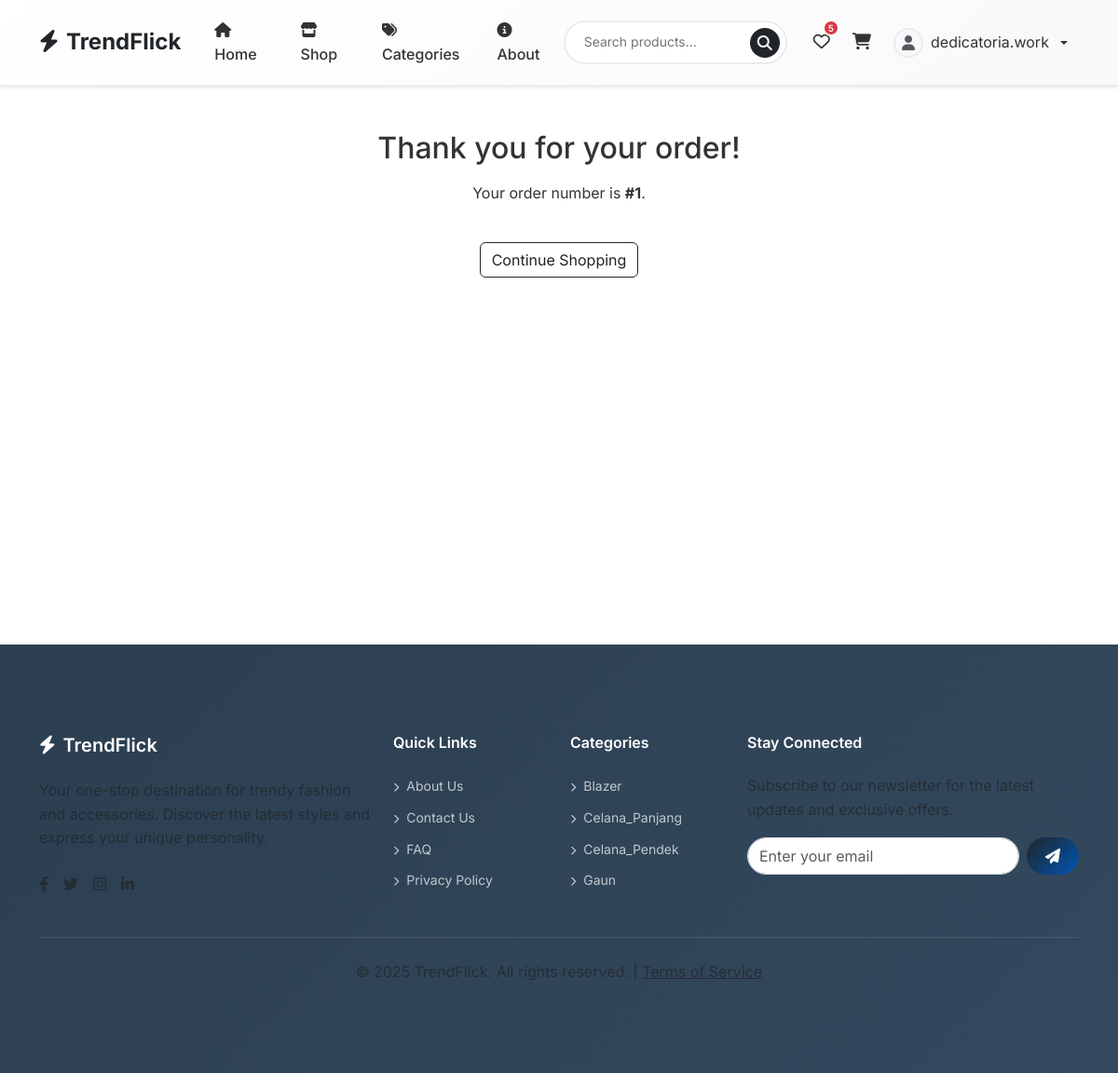
Page /orders/success/1/ (signed in) on the committed database.
### orders/models.py (models this page shows, shortened)
class Order(models.Model):
    STATUS_CHOICES = [
        ('pending', 'Pending'),
        ('processing', 'Processing'),
        ('shipped', 'Shipped'),
        ('delivered', 'Delivered'),
        ('cancelled', 'Cancelled'),
    ]
    PAYMENT_METHOD_CHOICES = [
        ('cod', 'Cash on Delivery'),
        ('card', 'Credit/Debit Card'),
        ('paypal', 'PayPal'),
        ('bank', 'Bank Transfer'),
        ('gcash', 'GCash'),
    ]
    user = models.ForeignKey(User, on_delete=models.CASCADE)
    status = models.CharField(max_length=20, choices=STATUS_CHOICES, default='pending')
    shipping_address = models.TextField()
    phone = models.CharField(max_length=20)
    email = models.EmailField()
    subtotal = models.DecimalField(max_digits=10, decimal_places=2)
    discount = models.DecimalField(max_digits=10, decimal_places=2, default=0)
    shipping_cost = models.DecimalField(max_digits=10, decimal_places=2, default=Decimal('10.00'))
    total = models.DecimalField(max_digits=10, decimal_places=2)
    tracking_number = models.CharField(max_length=100, blank=True)
    notes = models.TextField(blank=True)
    payment_method = models.CharField(max_length=20, choices=PAYMENT_METHOD_CHOICES, default='cod')  # <-- NEW
    created_at = models.DateTimeField(auto_now_add=True)
    updated_at = models.DateTimeField(auto_now=True)
    promo_code = models.ForeignKey(PromoCode, null=True, blank=True, on_delete=models.SET_NULL)
    address = models.ForeignKey(Address, on_delete=models.SET_NULL, null=True, blank=True)
    class Meta:
        ordering = ['-created_at']

### products/models.py (models this page shows, shortened)
class Category(models.Model):
    name = models.CharField(max_length=100, unique=True)
    slug = models.SlugField(unique=True)
    image = models.ImageField(upload_to='categories/', null=True, blank=True)
    class Meta:
        verbose_name_plural = "categories"

### orders/views.py (the view)
# urls.py: path('success/<int:order_id>/', views.order_success_view, name='success'),
@login_required(login_url='users:login')
def order_success_view(request, order_id):
    categories = Category.objects.all()[:4]
    order = Order.objects.get(id=order_id, user=request.user)
    return render(request, 'orders/order-success.html', {'order': order, 'categories': categories,})

### core/context_processors.py (called while the page is built)
def navbar_counts(request):
    wishlist_count = 0
    cart_count = 0
    if request.user.is_authenticated:
        print("NAVBAR CONTEXT PROCESSOR CALLED")
        wishlist, _ = Wishlist.objects.get_or_create(user=request.user)
        wishlist_count = wishlist.products.count()
        cart = Cart.objects.filter(user=request.user).first()
        if cart:
            cart_count = cart.items.count()
    print(f"wishlist_count={wishlist_count}, cart_count={cart_count}")
    return {
        'wishlist_count': wishlist_count,
        'cart_count': cart_count,
    }

### templates/orders/order-success.html (shortened to what this page needs)
{% extends 'base.html' %}
{% block content %}
<div class="container py-5 text-center">
    <h2 class="mb-3">Thank you for your order!</h2>
    <p>Your order number is <strong>#{{ order.id }}</strong>.</p>
    <a href="{% url 'products:all_product' 'all' %}" class="btn btn-outline-dark mt-4">Continue Shopping</a>
</div>
{% endblock %}

### templates/base.html (shortened to what this page needs)
{% load static %}
<!DOCTYPE html>
<html lang="en">
<head>
    <link href="https://cdn.jsdelivr.net/npm/bootstrap@5.3.0/dist/css/bootstrap.min.css" rel="stylesheet">
    <link href="https://cdnjs.cloudflare.com/ajax/libs/font-awesome/6.4.0/css/all.min.css" rel="stylesheet">
    <link href="{% static 'css/styles.css' %}" rel="stylesheet">
</head>
<body>
    <nav class="navbar navbar-expand-lg navbar-custom">
        <div class="container">
            <a class="navbar-brand" href="{% url 'core:home' %}">
                <i class="fas fa-bolt me-2"></i>TrendFlick
            </a>
            <div class="collapse navbar-collapse" id="navbarNav">
                <ul class="navbar-nav me-auto">
                    <li class="nav-item">
                        <a class="nav-link" href="{% url 'core:home' %}">
                            <i class="fas fa-home me-1"></i>Home
                        </a>
                    </li>
                    <li class="nav-item">
                        <a class="nav-link" href="{% url 'products:all_product' 'all' %}">
                            <i class="fas fa-store me-1"></i>Shop
                        </a>
                    </li>
                    <li class="nav-item">
                        <a class="nav-link" href="{% url 'products:all_product' 'all' %}">
                            <i class="fas fa-tags me-1"></i>Categories
                        </a>
                    </li>
                    <li class="nav-item">
                        <a class="nav-link" href="{% url 'core:about' %}">
                            <i class="fas fa-info-circle me-1"></i>About
                        </a>
                    </li>
                </ul>
                <form class="search-form me-3" role="search" action="{% url 'products:search' %}" method="GET">
                    <input class="search-input" type="search" name="q" placeholder="Search products..." aria-label="Search">
                    <button class="search-btn" type="submit" aria-label="Search">
                        <i class="fas fa-search"></i>
                    </button>
                </form>
                <div class="d-flex align-items-center">
                    {% if user.is_authenticated %}
                        <a href="{% url 'users:wishlist' %}" class="nav-icon-btn" title="Wishlist">
                            <i class="far fa-heart"></i>
                            {% if wishlist_count > 0 %}
                                <span class="badge-counter">{{ wishlist_count }}</span>
                            {% endif %}
                        </a>
                        <a href="{% url 'orders:cart' %}" class="nav-icon-btn" title="Shopping Cart">
                            <i class="fas fa-shopping-cart"></i>
                        </a>
                        <div class="dropdown">
                            <button class="user-dropdown dropdown-toggle" type="button" data-bs-toggle="dropdown" aria-expanded="false">
                                <div class="user-avatar">
                                    {% if user.profile.avatar %}
                                        <img src="{{ user.profile.avatar.url }}" alt="Avatar">
                                    {% else %}
                                        <i class="fas fa-user text-muted"></i>
                                    {% endif %}
                                </div>
                                <span>{{ user.username }}</span>
                            </button>
                        </div>
                    {% endif %}
                </div>
            </div>
        </div>
    </nav>
    <main>
        {% block content %}{% endblock %}
    </main>
    <footer class="footer">
        <div class="container py-5">
            <div class="row">
                <div class="col-lg-4 col-md-6 mb-4 mb-lg-0">
                    <h5 class="mb-4">
                        <i class="fas fa-bolt me-2"></i>TrendFlick
                    </h5>
                    <p class="text-muted mb-4">Your one-stop destination for trendy fashion and accessories. Discover the latest styles and express your unique personality.</p>
                    <div class="d-flex gap-3">
                        <a href="#" class="text-muted" title="Facebook">
                            <i class="fab fa-facebook-f"></i>
                        </a>
                        <a href="#" class="text-muted" title="Twitter">
                            <i class="fab fa-twitter"></i>
                        </a>
                        <a href="#" class="text-muted" title="Instagram">
                            <i class="fab fa-instagram"></i>
                        </a>
                        <a href="#" class="text-muted" title="LinkedIn">
                            <i class="fab fa-linkedin-in"></i>
                        </a>
                    </div>
                </div>
                <div class="col-lg-2 col-md-6 mb-4 mb-lg-0">
                    <h6 class="mb-4">Quick Links</h6>
                    <ul class="footer-links">
                        <li class="mb-2">
                            <a href="{% url 'core:about' %}">
                                <i class="fas fa-chevron-right me-2" style="font-size: 10px;"></i>About Us
                            </a>
                        </li>
                        <li class="mb-2">
                            <a href="{% url 'core:about' %}">
                                <i class="fas fa-chevron-right me-2" style="font-size: 10px;"></i>Contact Us
                            </a>
                        </li>
                        <li class="mb-2">
                            <a href="#">
                                <i class="fas fa-chevron-right me-2" style="font-size: 10px;"></i>FAQ
                            </a>
                        </li>
                        <li class="mb-2">
                            <a href="#">
                                <i class="fas fa-chevron-right me-2" style="font-size: 10px;"></i>Privacy Policy
                            </a>
                        </li>
                    </ul>
                </div>
                <div class="col-lg-2 col-md-6 mb-4 mb-lg-0">
                    <h6 class="mb-4">Categories</h6>
                    <ul class="footer-links">
                        {% for category in categories|slice:":4" %}
                        <li class="mb-2">
                            <a href="{% url 'products:all_product' category.slug %}">
                                <i class="fas fa-chevron-right me-2" style="font-size: 10px;"></i>{{ category.name }}
                            </a>
                        </li>
                        {% endfor %}
                    </ul>
                </div>
                <div class="col-lg-4 col-md-6">
                    <h6 class="mb-4">Stay Connected</h6>
                    <p class="text-muted mb-3">Subscribe to our newsletter for the latest updates and exclusive offers.</p>
                    <form class="d-flex">
                        <input type="email" class="form-control me-2" placeholder="Enter your email" style="border-radius: 25px;">
                        <button class="btn btn-primary" type="submit" style="border-radius: 25px; padding: 8px 20px;">
                            <i class="fas fa-paper-plane"></i>
                        </button>
                    </form>
                </div>
            </div>
            <div class="footer-bottom text-center">
                <p class="text-muted mb-0">
                    &copy; {% now "Y" %} TrendFlick. All rights reserved. |
                    <a href="{% url 'core:privacy' %}" class="text-muted">Terms of Service</a>
                </p>
            </div>
        </div>
    </footer>
</body>
</html>

### static/css/styles.css (style rules this page uses)
:root { --primary-color: #212529; --secondary-color: #6c757d; --accent-color: #ffc107; --light-color: #f8f9fa; --dark-color: #333333; }
body { font-family: 'Inter', sans-serif; }
.navbar-brand { font-weight: 700; font-size: 1.5rem; }
.nav-link { font-weight: 500; }
footer { background-color: var(--dark-color); color: white; padding: 3rem 0; }
.footer-links { list-style: none; padding: 0; }
.footer-links li a { color: rgba(255,255,255,0.7); text-decoration: none; transition: color 0.2s ease; }

### templates/base.html (style rules this page uses)
:root { --primary-color: #007bff; --primary-dark: #0056b3; --secondary-color: #6c757d; --success-color: #28a745; --danger-color: #dc3545; --warning-color: #ffc107; --info-color: #17a2b8; --light-color: #f8f9fa; --dark-color: #212529; --border-color: #e9ecef; --shadow-sm: 0 2px 4px rgba(0,0,0,0.1); --shadow-md: 0 4px 20px rgba(0,0,0,0.08); --shadow-lg: 0 8px 32px rgba(0,0,0,0.12); --border-radius: 8px; --border-radius-lg: 12px; --transition: all 0.2s ease; }
* { box-sizing: border-box; }
body { font-family: 'Inter', -apple-system, BlinkMacSystemFont, 'Segoe UI', Roboto, sans-serif; line-height: 1.6; color: var(--dark-color); background-color: #ffffff; }
.navbar-custom { background: linear-gradient(135deg, #ffffff 0%, #f8f9fa 100%); border-bottom: 1px solid var(--border-color); box-shadow: var(--shadow-sm); padding: 12px 0; }
.navbar-brand { font-size: 28px; font-weight: 700; color: var(--primary-color) !important; text-decoration: none; transition: var(--transition); }
.navbar-nav .nav-link { color: var(--dark-color) !important; font-weight: 500; padding: 8px 16px !important; border-radius: var(--border-radius); transition: var(--transition); margin: 0 4px; }
.search-form { position: relative; max-width: 400px; }
.search-input { border: 2px solid var(--border-color); border-radius: 25px; padding: 10px 45px 10px 20px; font-size: 14px; transition: var(--transition); width: 100%; }
.search-btn { position: absolute; right: 8px; top: 50%; transform: translateY(-50%); background: var(--primary-color); border: none; border-radius: 50%; width: 32px; height: 32px; display: flex; align-items: center; justify-content: center; color: white; transition: var(--transition); }
.nav-icon-btn { background: none; border: none; color: var(--dark-color); font-size: 18px; padding: 8px; border-radius: var(--border-radius); transition: var(--transition); position: relative; margin: 0 4px; }
.badge-counter { position: absolute; top: -2px; right: -2px; background: var(--danger-color); color: white; border-radius: 50%; width: 18px; height: 18px; font-size: 10px; font-weight: 600; display: flex; align-items: center; justify-content: center; border: 2px solid white; }
.user-dropdown { background: none; border: none; color: var(--dark-color); padding: 6px 12px; border-radius: var(--border-radius); transition: var(--transition); display: flex; align-items: center; gap: 8px; }
.user-avatar { width: 32px; height: 32px; border-radius: 50%; background: var(--light-color); display: flex; align-items: center; justify-content: center; overflow: hidden; border: 2px solid var(--border-color); }
.btn-primary { background: linear-gradient(135deg, var(--primary-color) 0%, var(--primary-dark) 100%); border: none; }
.footer { background: linear-gradient(135deg, #2c3e50 0%, #34495e 100%); color: white; margin-top: auto; }
.footer h5, .footer h6 { color: white; font-weight: 600; }
.footer-links { list-style: none; padding: 0; }
.footer-links a { color: #bdc3c7; text-decoration: none; transition: var(--transition); font-size: 14px; }
.footer-bottom { border-top: 1px solid rgba(255,255,255,0.1); margin-top: 32px; padding-top: 24px; }
main { min-height: calc(100vh - 200px); }

### rows in the picture
Order: id "1"
Category: name "Blazer"
Category: name "Celana_Panjang"
Category: name "Celana_Pendek"
Category: name "Gaun"

### other values in the picture
{{ wishlist_count }} "5"
{{ user.username }} "dedicatoria.work"
